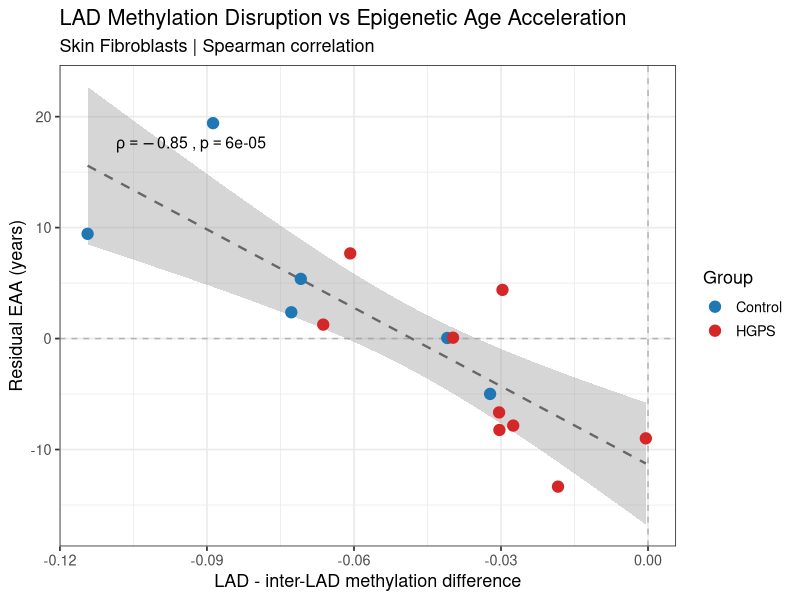
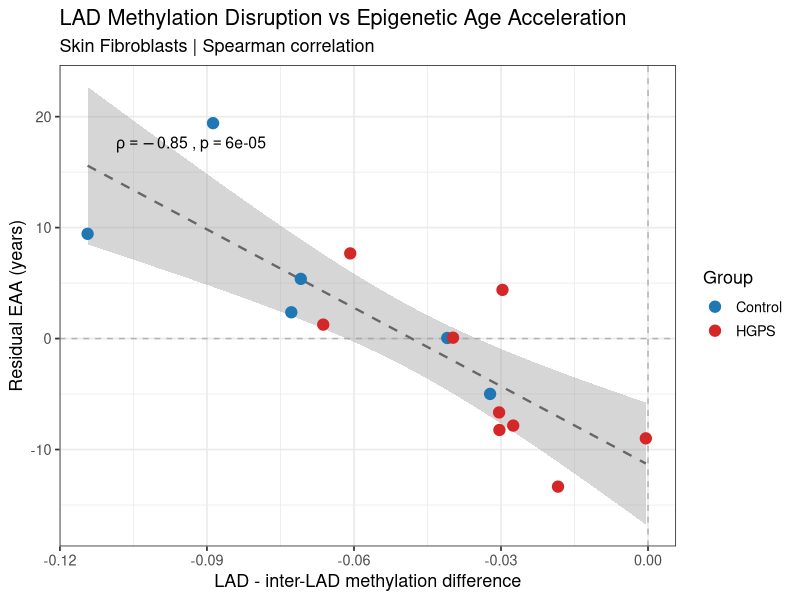

Reproduce these figures in R, in order.
# =============================================================================
# Script:  09_EAA_LAD_correlation.R
# Project: HGPS Epigenetic Aging
# Purpose: Correlate LAD methylation disruption with epigenetic age acceleration
# Input:   results/tables/DNAmAge_EAA_results.csv
#          results/tables/LAD_methylation_summary.csv
# Output:  results/figures/Fig5_EAA_LAD_correlation.png/.pdf
#          results/tables/EAA_LAD_correlation.csv
# =============================================================================

suppressPackageStartupMessages({
  library(tidyverse)
  library(ggpubr)
  library(rstatix)
})

setwd("~/HGPS_Project")

# ── Load inputs (both from previous scripts — no raw data needed) ─────────────
dnam     <- read.csv("results/tables/DNAmAge_EAA_results.csv")
lad_summ <- read.csv("results/tables/LAD_methylation_summary.csv")

# ── Compute residual EAA for fibroblasts ─────────────────────────────────────
dnam_fibro <- dnam |>
  filter(Group %in% c("HGPS", "Control"), Tissue == "Skin Fibroblast") |>
  mutate(EAA_resid = residuals(lm(DNAmAge ~ chron_age)))

# ── Clean sample IDs to match (strip array suffix from LAD summary) ───────────
lad_clean <- lad_summ |>
  mutate(Sample = gsub("_\\d{12}_R\\d{2}C\\d{2}$", "", Sample)) |>
  select(Sample, LAD_iLAD_diff)

# ── Merge ─────────────────────────────────────────────────────────────────────
corr_df <- left_join(dnam_fibro, lad_clean, by = "Sample")

cat("Merged rows:", nrow(corr_df), "| NAs in LAD_iLAD_diff:", 
    sum(is.na(corr_df$LAD_iLAD_diff)), "\n")

# ── Spearman correlation ──────────────────────────────────────────────────────
cor_test <- cor.test(corr_df$LAD_iLAD_diff, corr_df$EAA_resid, 
                     method = "spearman")
cat("Spearman rho:", round(cor_test$estimate, 3), 
    "| p-value:", round(cor_test$p.value, 4), "\n")

write.csv(corr_df, "results/tables/EAA_LAD_correlation.csv", row.names = FALSE)

# ── Fig 5 — correlation plot ──────────────────────────────────────────────────
p5 <- ggplot(corr_df, aes(x = LAD_iLAD_diff, y = EAA_resid, colour = Group)) +
  geom_vline(xintercept = 0, linetype = "dashed", colour = "grey70") +
  geom_hline(yintercept = 0, linetype = "dashed", colour = "grey70") +
  geom_smooth(method = "lm", se = TRUE, colour = "grey40",
              linetype = "dashed", linewidth = 0.8) +
  geom_point(size = 3.5) +
  stat_cor(aes(label = after_stat(paste0("rho == ", ..r.., "~`,`~p == ", ..p..))),
           method = "spearman", label.x.npc = 0.05, label.y.npc = 0.95,
           colour = "black", size = 4, parse = TRUE) +
  scale_color_manual(values = c("HGPS" = "#D62728", "Control" = "#1F77B4")) +
  labs(
    title    = "LAD Methylation Disruption vs Epigenetic Age Acceleration",
    subtitle = "Skin Fibroblasts | Spearman correlation",
    x        = "LAD - inter-LAD methylation difference",
    y        = "Residual EAA (years)",
    colour   = "Group"
  ) +
  theme_bw(base_size = 13)

ggsave("results/figures/Fig5_EAA_LAD_correlation.pdf", p5, width = 6, height = 5)
ggsave("results/figures/Fig5_EAA_LAD_correlation.png", p5, width = 6, height = 5, dpi = 300)
cat("Fig 5 saved\n")
